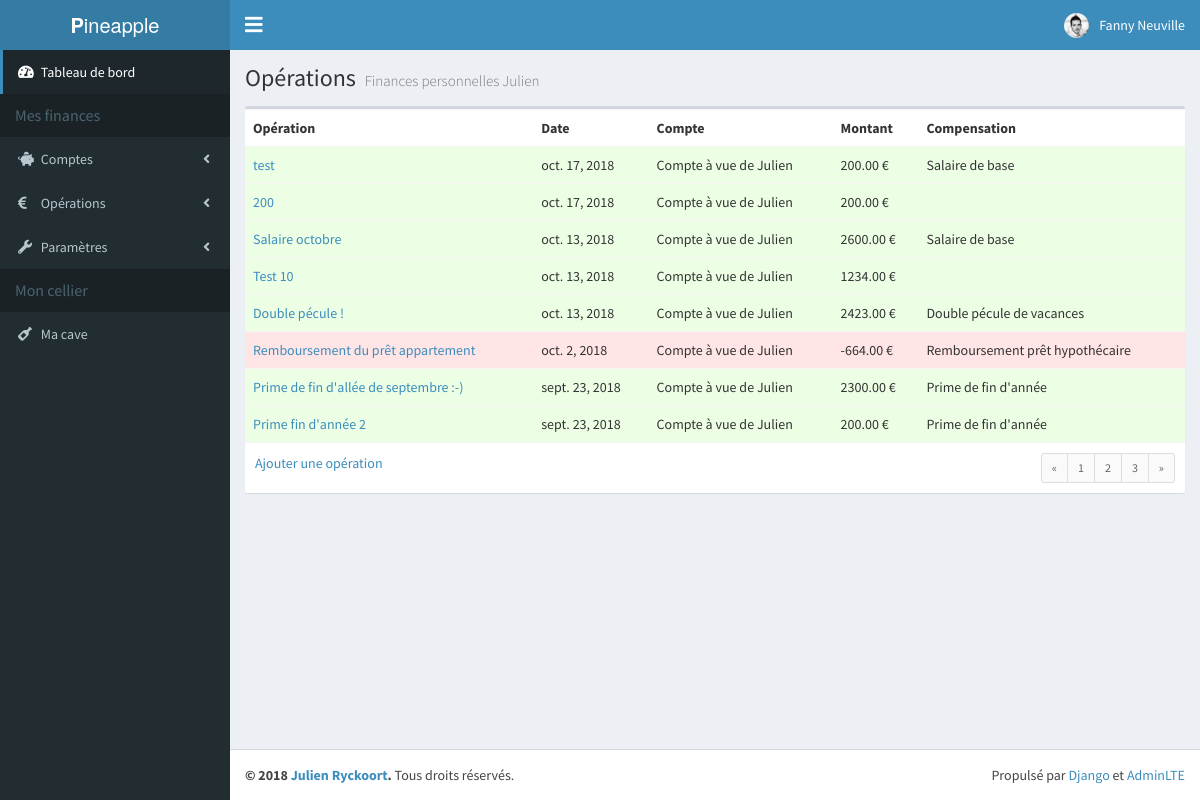
The page /accounting/operations/1 (signed in) on the database its author committed.
### accounting/models.py (models this page shows, shortened)
class Budget(models.Model):
    user = models.ManyToManyField('auth.User')
    name = models.CharField(max_length=200)
    text = models.TextField(default=None, blank=True, null=True)
    class Meta:
        ordering = ('id',)

class AccountingEntry(models.Model):
    account = models.ForeignKey('Account', on_delete=models.CASCADE)
    counterparty_account = models.ForeignKey('Account', on_delete=models.CASCADE, blank=True, null=True, related_name='accounting_entry_counterparty')
    compensation_account = models.ForeignKey('CompensationAccount', on_delete=models.CASCADE, blank=True, null=True, default=None)
    date = models.DateField()
    amount = models.DecimalField(max_digits=13, decimal_places=2)
    name = models.CharField(max_length=200)
    text = models.TextField(default=None, blank=True, null=True)

class Account(models.Model):
    budget = models.ForeignKey('Budget', on_delete=models.CASCADE)
    name = models.CharField(max_length=200)
    text = models.TextField(default=None, blank=True, null=True)
    balance = models.DecimalField(max_digits=13, decimal_places=2)
    type = models.ForeignKey('AccountType', on_delete=models.PROTECT)
    class Meta:
        ordering = ('budget','type',)

class CompensationAccount(models.Model):
    budget = models.ForeignKey('Budget', on_delete=models.CASCADE)
    name = models.CharField(max_length=200)
    text = models.TextField(default=None, blank=True, null=True)
    balance = models.DecimalField(max_digits=13, decimal_places=2)
    category = models.ForeignKey('CompensationAccountCategory', on_delete=models.PROTECT)
    class Meta:
        ordering = ('budget','category',)

### accounting/views.py (the view)
# urls.py: path('operations/<id_budget>', views.operations, name='operations'),
def operations(request, id_budget):
    budget = Budget.objects.get(id=id_budget)
    entries = AccountingEntry.objects.filter(account__budget=id_budget).order_by('-date')
    return render(request, 'accounting/index_operations.html', locals())

### accounting/templates/accounting/index_operations.html
{% extends 'base.html' %}
{% block header %}
<h1>
  Opérations
  <small>{{ budget.name }}</small>
</h1>
{% endblock %}
{% block content %}
<div class="box">
  <div class="box-body no-padding">
    <table class="table">
      <tbody>
        <tr>
          <th>Opération</th>
          <th>Date</th>
          <th>Compte</th>
          <th>Montant</th>
          <th>Compensation</th>
        </tr>
        {% for entry in entries %}
        <tr {% if entry.amount >= 0 %} class="table-operations-income" {% else %} class="table-operations-expense" {% endif %}>
          <td><a href="{% url 'view_operation' entry.id %}">{{ entry.name }}</a></td>
          <td>{{ entry.date }}</td>
          <td>{{ entry.account.name }}</td>
          <td>{{ entry.amount }} €</td>
          <td>{{ entry.compensation_account.name }}</td>
        </tr>
        {% endfor %}
      </tbody>
    </table>
  </div>
  <div class="box-footer clearfix">
    <a href="{% url 'add_operation' %}">Ajouter une opération</a>
    <ul class="pagination pagination-sm no-margin pull-right">
      <li><a href="#">&laquo;</a></li>
      <li><a href="#">1</a></li>
      <li><a href="#">2</a></li>
      <li><a href="#">3</a></li>
      <li><a href="#">&raquo;</a></li>
    </ul>
  </div>
</div>
{% endblock %}

### project_templates/base.html (shortened to what this page needs)
{% load static %}
{% load humanize %}
<!DOCTYPE html>
<html>
<head>
  <link rel="stylesheet" href="{% static 'bower_components/bootstrap/dist/css/bootstrap.min.css' %}">
  <link rel="stylesheet" href="https://use.fontawesome.com/releases/v5.4.1/css/all.css">
  <link rel="stylesheet" href="{% static 'dist/css/AdminLTE.css' %}">
  <link rel="stylesheet" href="{% static 'dist/css/skins/skin-blue.min.css' %}">
  <link rel="stylesheet" href="{% static 'dist/css/pineapple.css' %}">
</head>
<body class="hold-transition skin-blue sidebar-mini">
<div class="wrapper">
  <header class="main-header">
    <a href="#" class="logo">
      <span class="logo-lg"><b>P</b>ineapple</span>
    </a>
    <nav class="navbar navbar-static-top" role="navigation">
      <a href="#" class="sidebar-toggle fa fa-bars" data-toggle="push-menu" role="button">
      </a>
      <div class="navbar-custom-menu">
        <ul class="nav navbar-nav">
          <li class="dropdown user user-menu">
            <a href="#" class="dropdown-toggle" data-toggle="dropdown">
              <img src="{% static 'dist/img/julien.jpg' %}" class="user-image" alt="User Image">
              <span class="hidden-xs">{{ request.user.first_name }} {{ request.user.last_name  }}</span>
            </a>
          </li>
        </ul>
      </div>
    </nav>
  </header>
  <aside class="main-sidebar">
    <section class="sidebar">
      <ul class="sidebar-menu" data-widget="tree">
        <li class="active">
          <a href="#">
            <i class="fa fa-tachometer-alt"></i>
            <span>Tableau de bord</span>
          </a>
        </li>
        <li class="header">Mes finances</li>
        <li class="treeview">
          <a href="#">
            <i class="fa fa-piggy-bank"></i>
            <span>Comptes</span>
            <span class="pull-right-container">
              <i class="fa fa-angle-left pull-right"></i>
            </span>
          </a>
        </li>
        <li class="treeview">
          <a href="#">
            <i class="fa fa-euro-sign"></i>
            <span>Opérations</span>
            <span class="pull-right-container">
              <i class="fa fa-angle-left pull-right"></i>
            </span>
          </a>
        </li>
        <li class="treeview">
          <a href="#">
            <i class="fa fa-wrench"></i>
            <span>Paramètres</span>
            <span class="pull-right-container">
              <i class="fa fa-angle-left pull-right"></i>
            </span>
          </a>
        </li>
        <li class="header">Mon cellier</li>
        <li>
          <a href="#">
            <i class="fa fa-wine-bottle"></i>
            <span>Ma cave</span>
          </a>
        </li>
      </ul>
    </section>
  </aside>
  <div class="content-wrapper">
    <section class="content-header">
      {% block header %}
      {% endblock %}
    </section>
    <section class="content container-fluid">
      {% block content %}
      {% endblock %}
    </section>
  </div>
  <footer class="main-footer">
    <div class="pull-right hidden-xs">
      Propulsé par <a href="https://www.djangoproject.com/" target="_blank">Django</a> et <a href="https://adminlte.io/" target="_blank">AdminLTE</a>
    </div>
    <strong>&copy; 2018 <a href="https://www.facebook.com/jryckoort" target="_blank">Julien Ryckoort</a>.</strong> Tous droits réservés.
  </footer>
</div>
</body>
</html>

### rows shown on the page
Budget: name "Finances personnelles Julien"
AccountingEntry: name "test", date "oct. 17, 2018", account.name "Compte à vue de Julien", amount "200.00", compensation_account.name "Salaire de base"
AccountingEntry: name "200", date "oct. 17, 2018", account.name "Compte à vue de Julien", amount "200.00"
AccountingEntry: name "Salaire octobre", date "oct. 13, 2018", account.name "Compte à vue de Julien", amount "2600.00", compensation_account.name "Salaire de base"
AccountingEntry: name "Test 10", date "oct. 13, 2018", account.name "Compte à vue de Julien", amount "1234.00"
AccountingEntry: name "Double pécule !", date "oct. 13, 2018", account.name "Compte à vue de Julien", amount "2423.00", compensation_account.name "Double pécule de vacances"
AccountingEntry: name "Remboursement du prêt appartement", date "oct. 2, 2018", account.name "Compte à vue de Julien", amount "-664.00", compensation_account.name "Remboursement prêt hypothécaire"
AccountingEntry: name "Prime de fin d'allée de septembre :-)", date "sept. 23, 2018", account.name "Compte à vue de Julien", amount "2300.00", compensation_account.name "Prime de fin d'année"
AccountingEntry: name "Prime fin d'année 2", date "sept. 23, 2018", account.name "Compte à vue de Julien", amount "200.00", compensation_account.name "Prime de fin d'année"

### other values the page prints
{{ request.user.first_name }} "Fanny"
{{ request.user.last_name }} "Neuville"
